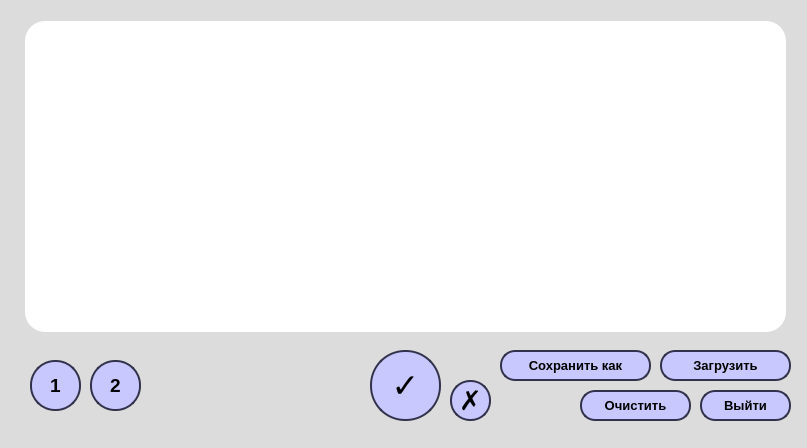
<?xml version="1.0" encoding="UTF-8"?>
<ui version="4.0">
 <class>raspisanie</class>
 <widget class="QDialog" name="raspisanie">
  <property name="geometry">
   <rect>
    <x>0</x>
    <y>0</y>
    <width>807</width>
    <height>448</height>
   </rect>
  </property>
  <property name="windowTitle">
   <string>Dialog</string>
  </property>
  <property name="styleSheet">
   <string notr="true">background-color: rgb(220, 220, 220);</string>
  </property>
  <widget class="QTableView" name="tableView">
   <property name="geometry">
    <rect>
     <x>25</x>
     <y>21</y>
     <width>761</width>
     <height>311</height>
    </rect>
   </property>
   <property name="styleSheet">
    <string notr="true">background-color: rgb(255, 255, 255);
border-radius: 20px;</string>
   </property>
  </widget>
  <widget class="QPushButton" name="pushButton_4">
   <property name="geometry">
    <rect>
     <x>500</x>
     <y>350</y>
     <width>151</width>
     <height>31</height>
    </rect>
   </property>
   <property name="font">
    <font>
     <pointsize>10</pointsize>
     <weight>75</weight>
     <bold>true</bold>
    </font>
   </property>
   <property name="styleSheet">
    <string notr="true">background-color: rgb(200, 200, 255);
border-radius: 15px; 
border: 2px solid rgb(50, 50, 76);</string>
   </property>
   <property name="text">
    <string>Сохранить как</string>
   </property>
  </widget>
  <widget class="QPushButton" name="pushButton_2">
   <property name="geometry">
    <rect>
     <x>30</x>
     <y>360</y>
     <width>51</width>
     <height>51</height>
    </rect>
   </property>
   <property name="font">
    <font>
     <pointsize>14</pointsize>
     <weight>75</weight>
     <bold>true</bold>
    </font>
   </property>
   <property name="styleSheet">
    <string notr="true">background-color: rgb(200, 200, 255);
border-radius: 25px; 
border: 2px solid rgb(50, 50, 76);</string>
   </property>
   <property name="text">
    <string>1</string>
   </property>
  </widget>
  <widget class="QPushButton" name="pushButton_3">
   <property name="geometry">
    <rect>
     <x>90</x>
     <y>360</y>
     <width>51</width>
     <height>51</height>
    </rect>
   </property>
   <property name="font">
    <font>
     <pointsize>14</pointsize>
     <weight>75</weight>
     <bold>true</bold>
    </font>
   </property>
   <property name="styleSheet">
    <string notr="true">background-color: rgb(200, 200, 255);
border-radius: 25px; 
border: 2px solid rgb(50, 50, 76);</string>
   </property>
   <property name="text">
    <string>2</string>
   </property>
  </widget>
  <widget class="QPushButton" name="pushButton_5">
   <property name="geometry">
    <rect>
     <x>450</x>
     <y>380</y>
     <width>41</width>
     <height>41</height>
    </rect>
   </property>
   <property name="font">
    <font>
     <pointsize>20</pointsize>
     <weight>50</weight>
     <bold>false</bold>
    </font>
   </property>
   <property name="styleSheet">
    <string notr="true">background-color: rgb(200, 200, 255);
border-radius: 20px; 
border: 2px solid rgb(50, 50, 76);</string>
   </property>
   <property name="text">
    <string>✗</string>
   </property>
  </widget>
  <widget class="QPushButton" name="pushButton_6">
   <property name="geometry">
    <rect>
     <x>370</x>
     <y>350</y>
     <width>71</width>
     <height>71</height>
    </rect>
   </property>
   <property name="font">
    <font>
     <family>MS Shell Dlg 2</family>
     <pointsize>25</pointsize>
     <weight>50</weight>
     <bold>false</bold>
    </font>
   </property>
   <property name="styleSheet">
    <string notr="true">background-color: rgb(200, 200, 255);
border-radius: 35px; 
border: 2px solid rgb(50, 50, 76);</string>
   </property>
   <property name="text">
    <string>✓</string>
   </property>
  </widget>
  <widget class="QPushButton" name="pushButton_7">
   <property name="geometry">
    <rect>
     <x>660</x>
     <y>350</y>
     <width>131</width>
     <height>31</height>
    </rect>
   </property>
   <property name="font">
    <font>
     <pointsize>10</pointsize>
     <weight>75</weight>
     <bold>true</bold>
    </font>
   </property>
   <property name="styleSheet">
    <string notr="true">background-color: rgb(200, 200, 255);
border-radius: 15px; 
border: 2px solid rgb(50, 50, 76);</string>
   </property>
   <property name="text">
    <string>Загрузить</string>
   </property>
  </widget>
  <widget class="QPushButton" name="pushButton_8">
   <property name="geometry">
    <rect>
     <x>580</x>
     <y>390</y>
     <width>111</width>
     <height>31</height>
    </rect>
   </property>
   <property name="font">
    <font>
     <pointsize>10</pointsize>
     <weight>75</weight>
     <italic>false</italic>
     <bold>true</bold>
    </font>
   </property>
   <property name="styleSheet">
    <string notr="true">background-color: rgb(200, 200, 255);
border-radius: 15px; 
border: 2px solid rgb(50, 50, 76);</string>
   </property>
   <property name="text">
    <string>Очистить</string>
   </property>
  </widget>
  <widget class="QPushButton" name="pushButton_0">
   <property name="geometry">
    <rect>
     <x>700</x>
     <y>390</y>
     <width>91</width>
     <height>31</height>
    </rect>
   </property>
   <property name="font">
    <font>
     <pointsize>10</pointsize>
     <weight>75</weight>
     <bold>true</bold>
    </font>
   </property>
   <property name="styleSheet">
    <string notr="true">background-color: rgb(200, 200, 255);
border-radius: 15px; 
border: 2px solid rgb(50, 50, 76);</string>
   </property>
   <property name="text">
    <string>Выйти</string>
   </property>
  </widget>
 </widget>
 <resources/>
 <connections/>
</ui>
